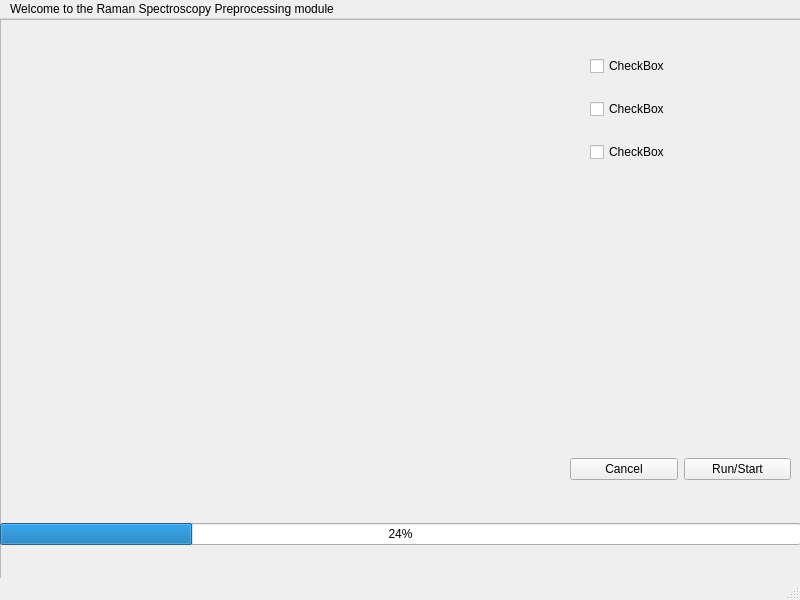
<?xml version="1.0" encoding="UTF-8"?>
<ui version="4.0">
 <class>MainWindow</class>
 <widget class="QMainWindow" name="MainWindow">
  <property name="geometry">
   <rect>
    <x>0</x>
    <y>0</y>
    <width>800</width>
    <height>600</height>
   </rect>
  </property>
  <property name="windowTitle">
   <string>MainWindow</string>
  </property>
  <widget class="QWidget" name="centralwidget">
   <widget class="QFrame" name="frame">
    <property name="geometry">
     <rect>
      <x>0</x>
      <y>0</y>
      <width>801</width>
      <height>561</height>
     </rect>
    </property>
    <property name="frameShape">
     <enum>QFrame::StyledPanel</enum>
    </property>
    <property name="frameShadow">
     <enum>QFrame::Raised</enum>
    </property>
    <widget class="QWidget" name="verticalLayoutWidget">
     <property name="geometry">
      <rect>
       <x>590</x>
       <y>20</y>
       <width>160</width>
       <height>141</height>
      </rect>
     </property>
     <layout class="QVBoxLayout" name="verticalLayout">
      <item>
       <widget class="QCheckBox" name="checkBox_2">
        <property name="text">
         <string>CheckBox</string>
        </property>
       </widget>
      </item>
      <item>
       <widget class="QCheckBox" name="checkBox_3">
        <property name="text">
         <string>CheckBox</string>
        </property>
       </widget>
      </item>
      <item>
       <widget class="QCheckBox" name="checkBox">
        <property name="text">
         <string>CheckBox</string>
        </property>
       </widget>
      </item>
     </layout>
    </widget>
    <widget class="QWidget" name="horizontalLayoutWidget_2">
     <property name="geometry">
      <rect>
       <x>0</x>
       <y>480</y>
       <width>801</width>
       <height>71</height>
      </rect>
     </property>
     <layout class="QHBoxLayout" name="horizontalLayout_2">
      <item>
       <widget class="QProgressBar" name="progressBar">
        <property name="value">
         <number>24</number>
        </property>
       </widget>
      </item>
     </layout>
    </widget>
    <widget class="QWidget" name="horizontalLayoutWidget">
     <property name="geometry">
      <rect>
       <x>570</x>
       <y>430</y>
       <width>221</width>
       <height>41</height>
      </rect>
     </property>
     <layout class="QHBoxLayout" name="horizontalLayout">
      <item>
       <widget class="QPushButton" name="pushButton">
        <property name="text">
         <string>Cancel</string>
        </property>
       </widget>
      </item>
      <item>
       <widget class="QPushButton" name="pushButton_2">
        <property name="text">
         <string>Run/Start</string>
        </property>
       </widget>
      </item>
     </layout>
    </widget>
   </widget>
  </widget>
  <widget class="QMenuBar" name="menubar">
   <property name="geometry">
    <rect>
     <x>0</x>
     <y>0</y>
     <width>800</width>
     <height>20</height>
    </rect>
   </property>
   <widget class="QMenu" name="menuWelcome_to_Raman_Spectroscopy_Preprocessing_module">
    <property name="title">
     <string>Welcome to the Raman Spectroscopy Preprocessing module</string>
    </property>
    <addaction name="separator"/>
   </widget>
   <addaction name="menuWelcome_to_Raman_Spectroscopy_Preprocessing_module"/>
  </widget>
  <widget class="QStatusBar" name="statusbar"/>
 </widget>
 <resources/>
 <connections/>
</ui>
